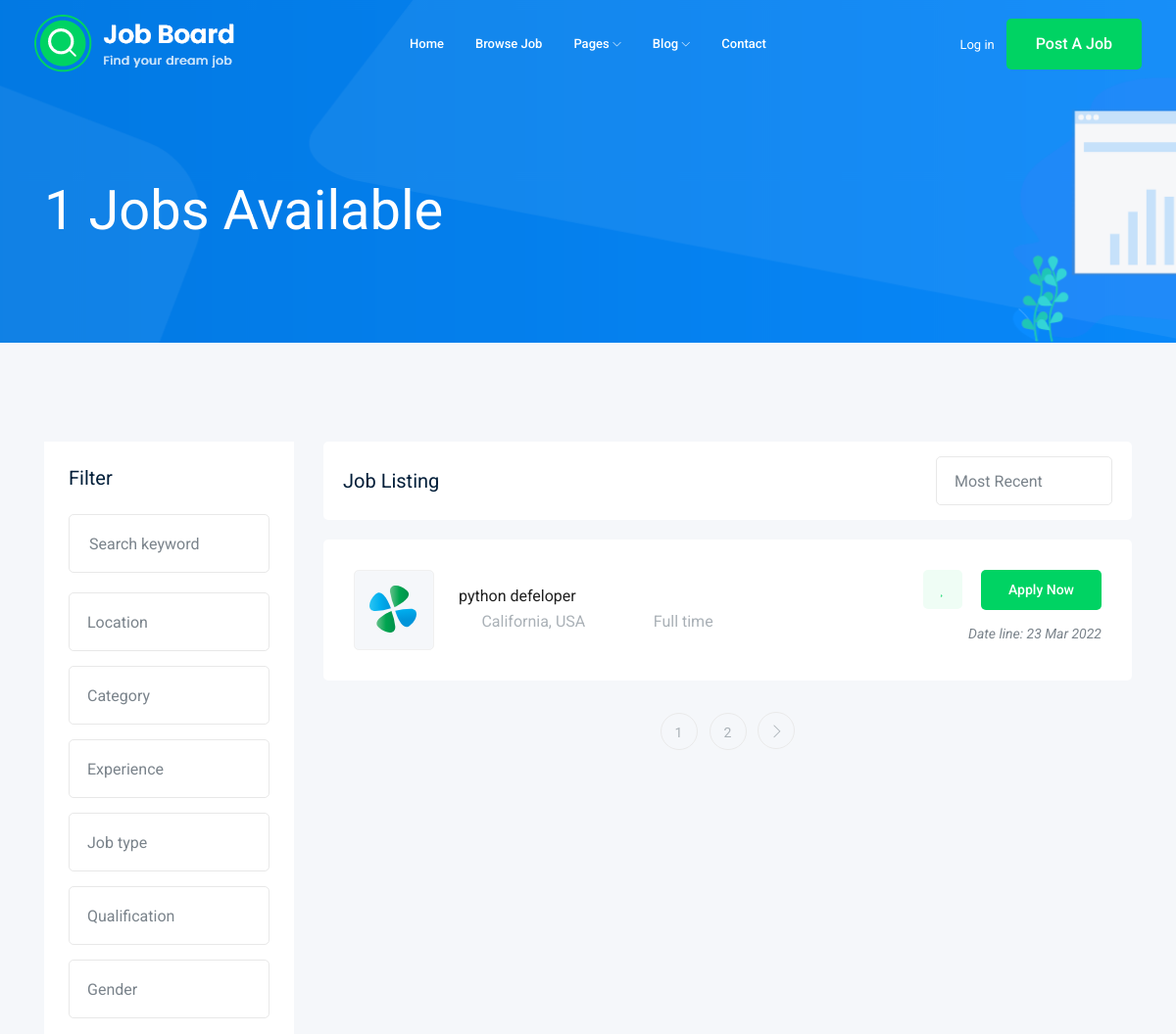
The app's page /jobs/ (upper part), older data.
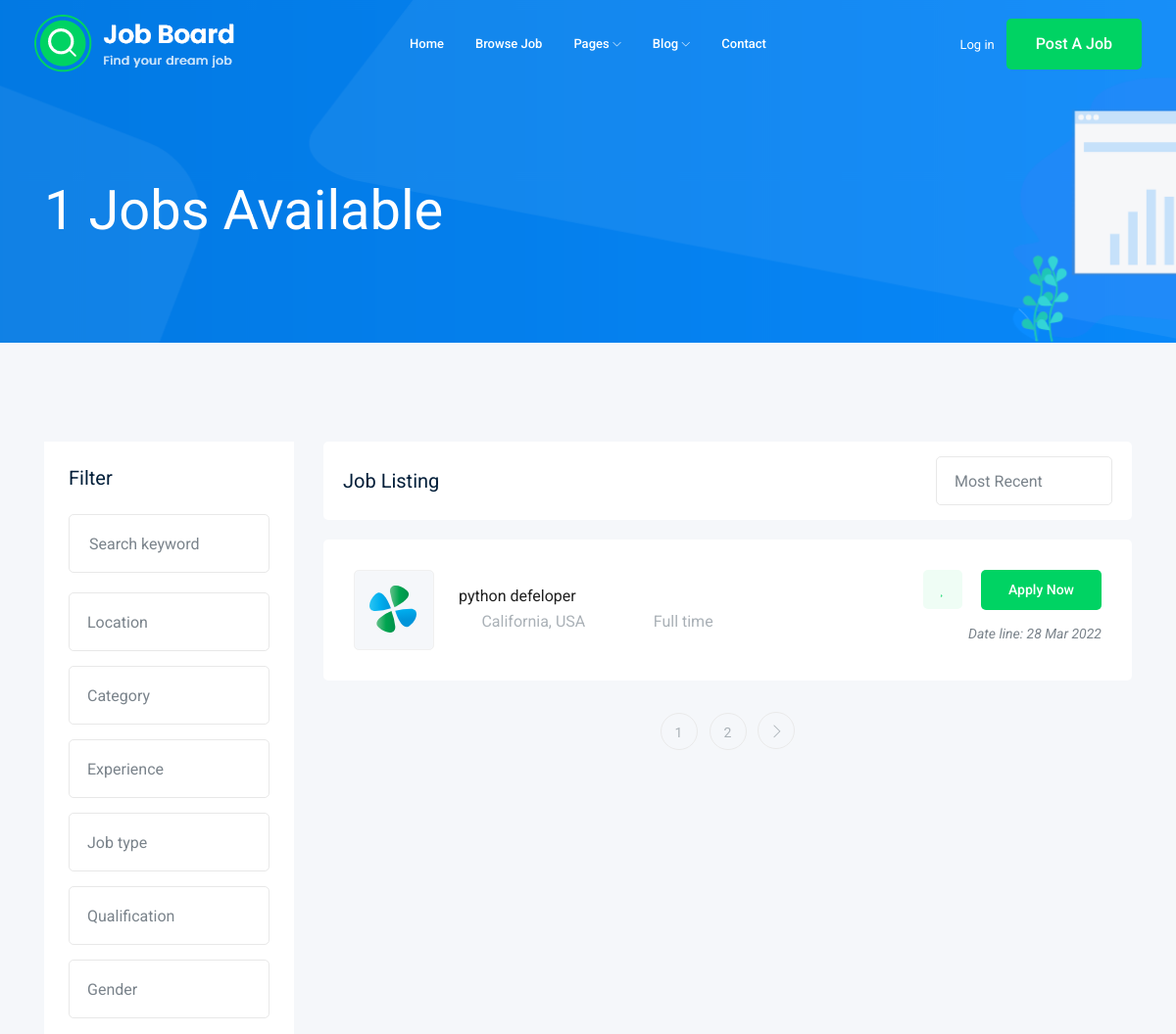
The same page, newer data.
### job/models.py (models this page shows, shortened)
class Job(models.Model):
    JOB_TYPE = (
    ('Full time','Full time'),
    ('Part time','Part time')
   )
    title = models.CharField(max_length=100)
    category = models.ForeignKey(Category, on_delete=models.CASCADE)
    job_type = models.CharField(max_length=15,choices=JOB_TYPE, default='Full time')
    describtion = models.TextField(max_length=1000)
    published_at = models.DateTimeField(auto_now=True)
    vacancy = models.IntegerField(default=1)
    salary = models.IntegerField(default=0)
    experience = models.IntegerField(default=1)
    image = models.ImageField(upload_to=image_upload)
    slug = models.SlugField(null=True,blank=True)
    def __str__(self):
        return self.title

### job/views.py (the view)
# urls.py: path('',views.job_list ),
def job_list(request):
    job_list = Job.objects.all()
    paginator = Paginator(job_list, 1)
    page_number = request.GET.get('page')
    page_obj = paginator.get_page(page_number)
    context = {'jobs': page_obj}
    return render(request,'job/job_list.html',context)

### job/templates/job/job_list.html (shortened to what the changed rows need)
{% extends 'base.html' %}
{% block body %}
    <div class="job_listing_area plus_padding">
        <div class="container">
            <div class="row">
                <div class="col-lg-9">
                    <div class="job_lists m-0">
                        <div class="row">
                            {% for job in jobs %}
                            <div class="col-lg-12 col-md-12">
                                <div class="single_jobs white-bg d-flex justify-content-between">
                                    <div class="jobs_left d-flex align-items-center">
                                        <div class="thumb">
                                            <img src="img/svg_icon/1.svg" alt="">
                                        </div>
                                        <div class="jobs_conetent">
                                            <a href="{% url 'jobs:job_detail' job.slug %}"></h4>{{job}}</a>
                                            <div class="links_locat d-flex align-items-center">
                                                <div class="location">
                                                    <p> <i class="fa fa-map-marker"></i> California, USA</p>
                                                </div>
                                                <div class="location">
                                                    <p> <i class="fa fa-clock-o"></i>{{job.job_type}}</p>
                                                </div>
                                            </div>
                                        </div>
                                    </div>
                                    <div class="jobs_right">
                                        <div class="apply_now">
                                            <a class="heart_mark" href="#"> <i class="fa fa-heart"></i> </a>
                                            <a href="{% url 'jobs:job_detail' job.slug %}" class="boxed-btn3">Apply Now</a>
                                        </div>
                                        <div class="date">
                                            <p>Date line: {{job.published_at|date:'d M o'}}</p>
                                        </div>
                                    </div>
                                </div>
                            </div>
                            {% endfor %}
                        </div>
                    </div>
                </div>
            </div>
        </div>
    </div>
{% endblock body%}

Row changes from the older to the newer data that the page shows:
changed Job "python defeloper": published_at "23 Mar 2022" → "28 Mar 2022"
